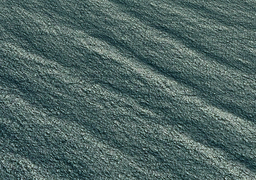
#> input picture 70.png, 256 x 180 px, shrunk from 822 x 578 before the run
$ jupyter execute Ondas.ipynb
#> lines starting #> are read from the running program, lines starting #| are printed output that depends on the picture
<a href="https://colab.research.google.com/github/emmendorfer/test/blob/main/Ondas.ipynb" target="_parent"></a>

Este Notebook ilustra o uso da tranformada rápida de Fourier para o estudo de imagens de ondas reais, do oceano. É detectada, automaticamente, por meio da transformda, a orientação e o comprimento de onda. Créditos: Leonardo Emmendörfer (UFSM) e Tatiana Schein (PPGMC/FURG).

[cell 1]
import cv2
import numpy as np
from skimage.io import imsave
import matplotlib.pyplot as plt
from statsmodels.graphics.tsaplots import plot_pacf
from PIL import Image
import statsmodels as sm
import pandas as pd
import seaborn as sns
from sys import argv
from math import pi, sin
from scipy import fftpack
from PIL import Image
from PIL.Image import NEAREST
from PIL.Image import BICUBIC

black_color = (0,0,0)
white_color= (255,255,255)


nome='70'


img_orig =cv2.imread(nome+'.png')
#> img_orig is the input picture: shape (180, 256, 3); mean B, G, R 97.8, 100.6, 77.7
plt.imshow(img_orig)

Na imagem acima, a imagem original mostra ondas paralelas no oceano, com orientação aproximadamente diagonal e comprimento de onda aproximadamente constante.

[cell 2]
m_red=np.zeros(img_orig.shape)
m_green=np.zeros(img_orig.shape)
m_blue=np.zeros(img_orig.shape)

m_blue[:,:,0]=img_orig[:,:,0] # 0
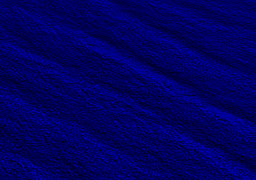
#> m_blue: shape (180, 256, 3) float64; mean B, G, R 97.8, 0, 0
m_blue[:,:,1]=img_orig[:,:,0] #0
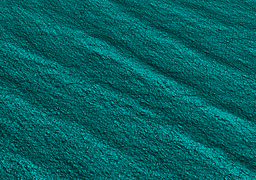
#> m_blue: shape (180, 256, 3) float64; mean B, G, R 97.8, 97.8, 0
m_blue[:,:,2]=img_orig[:,:,0] # 0
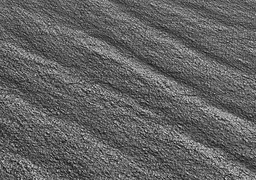
#> m_blue: shape (180, 256, 3) float64; min 4, max 223, mean 97.8

cv2.imwrite(nome+"_Fchannel.png",m_blue)
img0 = Image.open(nome+"_Fchannel.png")


angval=[]
periodos=[]
maxamplitudes=[]

[cell 3]
for angi in range(160):


    ang=angi -80
    #ang=0
    angval.append(ang)


    cols, lins = img0.size
#> cols = 256; lins = 180
    dim=min(lins,cols)
#> dim = 180
    c1=round(lins/2)
#> c1 = 90
    c2=round(cols/2)
#> c2 = 128
    rotate_img= img0.rotate(ang, BICUBIC, 0,None,None, black_color)
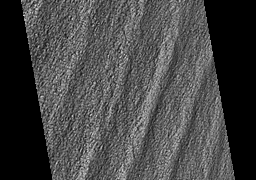
#> rotate_img: PIL image 256x180 RGB; min 0, max 223, mean 69.4
    #rotate_img= img.rotate(-10)

    rotate_img.save("Fr.png", "png")

    imgr =cv2.imread("Fr.png")
    t0=len(imgr)
#> t0 = 180
    t1=len(imgr[0])
#> t1 = 256
    imgr=imgr[round(t0/10):9*round(t0/10),round(t1/10):9*round(t1/10)]
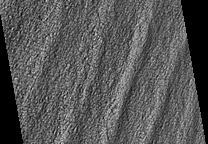
#> imgr: shape (144, 208, 3); min 0, max 211, mean 85.2

    (lins,cols,chans)=imgr.shape
#> lins = 144; cols = 208; chans = 3
    vec=np.zeros((lins))
#> vec = 144 values from 0 to 0
    ccols=0
    for i in range(cols): #for é um contador, range é usado p mostrar o que deve ser contado
        if imgr[0,i,0]>0 and imgr[0,i,1]>0 and imgr[0,i,2]>0 and imgr[lins-1,i,0]>0 and imgr[lins-1,i,1]>0 and imgr[lins-1,i,2]>0:
            vec=vec+imgr[:,i, 1]   # 0 é só azul!! 1 é verde
            ccols=ccols+1
#> after the loop, ccols = 158; vec = 144 values, max 16072 at index 140, min 14606 at index 27, mean 15371.4
    vec=vec/ccols
#> vec = 144 values, max 101.7 at index 140, min 92.44 at index 27, mean 97.29

    s = vec #colocar [:,:,0] p ser bidimensional e [0,:,0] para ser unidimensional #np.sin(40 * 2 * np.pi * t) + 0.5 * np.sin(90 * 2 * np.pi * t)
#> s has the same summary as vec
    fs = 1.0
    t = np.linspace(0,len(s)-1,len(s))
#> t = 144 values from 0 to 143


    # Compute the one-dimensional discrete Fourier Transform.
    fft_wave = np.fft.fft(s)
    # Compute the Discrete Fourier Transform sample frequencies.
    fft_fre = np.fft.fftfreq(n=s.size, d=1/fs)

    frequencias = fft_fre #Retorne as frequências de amostra da Transformada Discreta de Fourier.
    amplitudes = np.abs(fft_wave)
#> amplitudes = 144 values, max 14009.3 at index 0, min 3.83 at index 27, mean 116.5

    fpos=frequencias[frequencias>0] #mascara para só pegar valores positivos
#> fpos = 71 values from 0.00694 to 0.493
    apos=amplitudes[frequencias>0]
#> apos = 71 values, max 66.95 at index 1, min 3.83 at index 26, mean 19.4

    idx=np.argmax(apos) #Retorna os índices dos valores máximos ao longo de um eixo.
#> idx = 1

    periodos.append(1/fpos[idx])
    maxval=max(vec)
#> maxval = 101.7
    maxamplitudes.append(maxval)
isol=np.argmax(maxamplitudes)
#> isol = 104
bestp=periodos[isol]
#> bestp = 48
bestang=angval[isol]
#> bestang = 24

A variável "bestang" armazena a orientação das ondas, que foi detectada após busca exaustiva discreta relizada com o comando "for" acima. Para encontrar este valor, a imagem original é rotacionada diversas vezes.


[cell 4]
bestang
#> Out = 24

Aplicando o ângulo de rotação ótimo obtido anteriormente, a imagem resultante fica da seguinte forma:

[cell 5]
ang=bestang
#> ang = 24
cols, lins = img0.size
#> cols = 256
dim=min(lins,cols)
c1=round(lins/2)
c2=round(cols/2)
rotate_img= img0.rotate(ang, BICUBIC, 0,None,None, black_color)
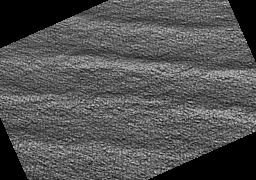
#> rotate_img: PIL image 256x180 RGB; min 0, max 223, mean 82.5

[cell 6]
plt.imshow(rotate_img)

Note que, na imagem rotacionada, as ondas estão alinhadas na horizontal.

[cell 7]
rotate_img.save(nome+"_Fr.png", "png")
imgr =cv2.imread(nome+"_Fr.png")
t0=len(imgr)
t1=len(imgr[0])
imgr=imgr[round(t0/10):9*round(t0/10),round(t1/10):9*round(t1/10)]
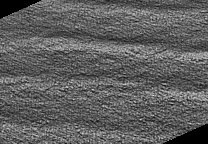
#> imgr: shape (144, 208, 3); min 0, max 223, mean 94.8

Projetamos agora a da imagem rotacionada no eixo vertical (y), resultando em um vetor unidimensional chamado de "vec":

[cell 8]
(lins,cols,chans)=imgr.shape
vec=np.zeros((lins))
ccols=0
for i in range(cols):
    if imgr[0,i,0]>0 and imgr[0,i,1]>0 and imgr[0,i,2]>0 and imgr[lins-1,i,0]>0 and imgr[lins-1,i,1]>0 and imgr[lins-1,i,2]>0:
        vec=vec+imgr[:,i, 1]   # 0 é só azul!! 1 é verde
        ccols=ccols+1
#> after the loop, ccols = 122; vec = 144 values, max 16562 at index 47, min 9470 at index 121, mean 11940.6
vec=vec/ccols
#> vec = 144 values, max 135.8 at index 47, min 77.62 at index 121, mean 97.87

Os valores do vetor "vec" estão ilustrados a seguir em azul. Note que as oscilações nos valores são resultado das variações da imagem de onda original.

[cell 9]
plt.plot(vec)
plt.xlabel("y")
plt.title('Intensidade do pixel (média)')
plt.show()
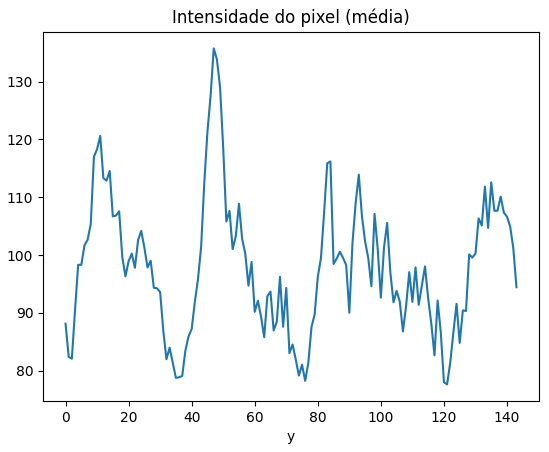
#> figure drawn by matplotlib, 1 panel; curve peaks at x = 47, y = 135.8

A seguir, é calculada a transformada discreta de Fourier do sinal obtido:

[cell 10]
s = vec
#> s has the same summary as vec
fs = 1.0
t = np.linspace(0,len(s)-1,len(s))
fft_wave = np.fft.fft(s)
fft_fre = np.fft.fftfreq(n=s.size, d=1/fs)
frequencias = fft_fre
amplitudes = np.abs(fft_wave)
#> amplitudes = 144 values, max 14093.8 at index 0, min 0.41 at index 72, mean 181.2

[cell 11]
fpos=frequencias[frequencias>0] #mascara para só utilizar valores positivos
apos=amplitudes[frequencias>0]
#> apos = 71 values, max 575.1 at index 2, min 5.2 at index 60, mean 84.52

Os valores obtidos para as amplitudes, para cada valor de frequência, são mostrados a seguir:

[cell 12]
plt.ylabel("Amplitude")
plt.xlabel("Frequencia")
plt.bar(fpos[:20],apos[:20], width=0.01)
plt.show()
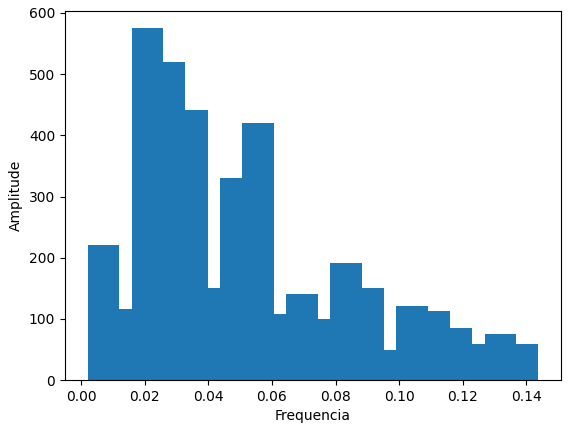
#> figure drawn by matplotlib, 1 panel; tallest bar 575.1 high, from x = 0.0158 to 0.0258

Pela figura, percebe-se que a frequencia que corresponde à máxima amplitude é menor que 0,01. Seu valor é 0,006, aproximadamente. Invertendo a frequencia, obtêm-se a distância média entre ondas subsequentes (comprimento de onda). Exibindo os valores que foram obtidos na etapa de busca/otimização:

[cell 13]
print("Distância entre ondas (pixels)=",bestp)
#| Distância entre ondas (pixels)= 48.0

print('Orientação (graus):', bestang)
#| Orientação (graus): 24
